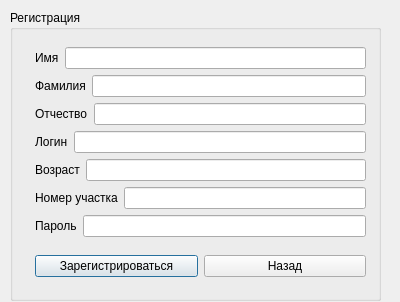
<?xml version="1.0" encoding="UTF-8"?>
<ui version="4.0">
 <class>Registration</class>
 <widget class="QDialog" name="Registration">
  <property name="geometry">
   <rect>
    <x>0</x>
    <y>0</y>
    <width>400</width>
    <height>302</height>
   </rect>
  </property>
  <property name="windowTitle">
   <string>Dialog</string>
  </property>
  <widget class="QGroupBox" name="groupBox">
   <property name="geometry">
    <rect>
     <x>10</x>
     <y>10</y>
     <width>371</width>
     <height>291</height>
    </rect>
   </property>
   <property name="title">
    <string>Регистрация</string>
   </property>
   <widget class="QWidget" name="">
    <property name="geometry">
     <rect>
      <x>25</x>
      <y>25</y>
      <width>331</width>
      <height>256</height>
     </rect>
    </property>
    <layout class="QVBoxLayout" name="verticalLayout_2">
     <item>
      <layout class="QVBoxLayout" name="verticalLayout">
       <item>
        <layout class="QHBoxLayout" name="horizontalLayout">
         <item>
          <widget class="QLabel" name="label">
           <property name="text">
            <string>Имя</string>
           </property>
          </widget>
         </item>
         <item>
          <widget class="QLineEdit" name="lineEdit"/>
         </item>
        </layout>
       </item>
       <item>
        <layout class="QHBoxLayout" name="horizontalLayout_2">
         <item>
          <widget class="QLabel" name="label_2">
           <property name="text">
            <string>Фамилия</string>
           </property>
          </widget>
         </item>
         <item>
          <widget class="QLineEdit" name="lineEdit_2"/>
         </item>
        </layout>
       </item>
       <item>
        <layout class="QHBoxLayout" name="horizontalLayout_3">
         <item>
          <widget class="QLabel" name="label_3">
           <property name="text">
            <string>Отчество</string>
           </property>
          </widget>
         </item>
         <item>
          <widget class="QLineEdit" name="lineEdit_3"/>
         </item>
        </layout>
       </item>
       <item>
        <layout class="QHBoxLayout" name="horizontalLayout_4">
         <item>
          <widget class="QLabel" name="label_4">
           <property name="text">
            <string>Логин</string>
           </property>
          </widget>
         </item>
         <item>
          <widget class="QLineEdit" name="lineEdit_4"/>
         </item>
        </layout>
       </item>
       <item>
        <layout class="QHBoxLayout" name="horizontalLayout_8">
         <item>
          <widget class="QLabel" name="label_7">
           <property name="text">
            <string>Возраст</string>
           </property>
          </widget>
         </item>
         <item>
          <widget class="QLineEdit" name="lineEdit_7"/>
         </item>
        </layout>
       </item>
       <item>
        <layout class="QHBoxLayout" name="horizontalLayout_5">
         <item>
          <widget class="QLabel" name="label_5">
           <property name="text">
            <string>Номер участка</string>
           </property>
          </widget>
         </item>
         <item>
          <widget class="QLineEdit" name="lineEdit_6"/>
         </item>
        </layout>
       </item>
       <item>
        <layout class="QHBoxLayout" name="horizontalLayout_6">
         <item>
          <widget class="QLabel" name="label_6">
           <property name="text">
            <string>Пароль</string>
           </property>
          </widget>
         </item>
         <item>
          <widget class="QLineEdit" name="lineEdit_5"/>
         </item>
        </layout>
       </item>
      </layout>
     </item>
     <item>
      <layout class="QHBoxLayout" name="horizontalLayout_7">
       <item>
        <widget class="QPushButton" name="pushButton">
         <property name="text">
          <string>Зарегистрироваться</string>
         </property>
        </widget>
       </item>
       <item>
        <widget class="QPushButton" name="pushButton_2">
         <property name="text">
          <string>Назад</string>
         </property>
        </widget>
       </item>
      </layout>
     </item>
    </layout>
   </widget>
  </widget>
  <widget class="QWidget" name="">
   <property name="geometry">
    <rect>
     <x>0</x>
     <y>0</y>
     <width>2</width>
     <height>2</height>
    </rect>
   </property>
   <layout class="QVBoxLayout" name="verticalLayout_3"/>
  </widget>
  <widget class="QWidget" name="">
   <property name="geometry">
    <rect>
     <x>0</x>
     <y>0</y>
     <width>2</width>
     <height>2</height>
    </rect>
   </property>
   <layout class="QVBoxLayout" name="verticalLayout_4"/>
  </widget>
 </widget>
 <resources/>
 <connections/>
</ui>
